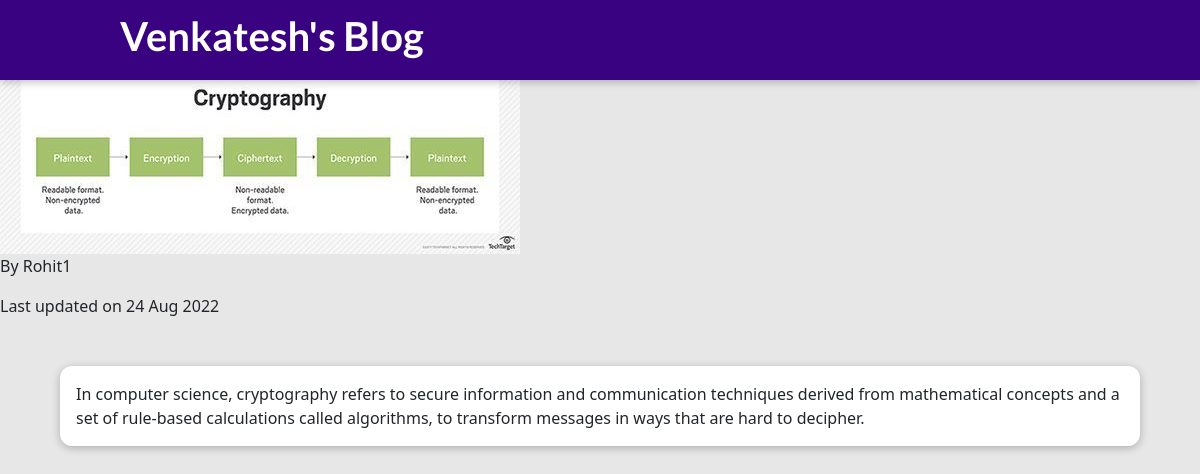
/posts/cryptography, run on the app's committed database.
### blog/models.py (models this page shows)
class Post(models.Model):
    title = models.CharField(max_length=150,unique=True)
    excerpt = models.CharField(max_length=200)
    image = models.ImageField(upload_to="posts", null=True)
    date = models.DateField(auto_now=True)
    slug = AutoSlugField(populate_from='title', unique=True)
    content = models.TextField()
    author = models.ForeignKey(Author, on_delete=models.CASCADE, null=True, related_name='posts')

class Author(models.Model):
    user_key=models.ForeignKey(User,on_delete=models.CASCADE)
    def __str__(self):
        return self.user_key.username

### blog/views.py (the view)
# urls.py: path("posts/<slug:slug>", views.post_detail, name="post-detail-page"),
def post_detail(request, slug):
    identified_post = get_object_or_404(Post, slug=slug)
    return render(request, "blog/post-detail.html",{"post":identified_post})

### blog/templates/blog/post-detail.html (shortened to what this page needs)
{% extends "base.html" %}
{% load static %}
{% block css_files %}
 <link rel="stylesheet" href="{% static "blog/post-detail.css" %}" />
{% endblock %}
{% block content %}
 <section>
    <h2>{{ post.title }}</h2>
    <article>
        <img src="{{ post.image.url }}" alt="{{ post.title }}" />
        <address>By {{ post.author }}</address>
        <div>
            Last updated on <time>{{ post.date|date:"d M Y" }}</time>
        </div>
 </section>
 <main>
    {{ post.content }}
 </main>
{% endblock %}

### static/app.css (style rules this page uses)
* { box-sizing: border-box; }
html { font-family: 'Open Sans', 'Lato', sans-serif; }
body { margin: 0; }
h1, h2, h3 { font-family: 'Lato', sans-serif; font-weight: bold; }

### static/blog/post-detail.css (style rules this page uses)
body { background-color: #e7e7e7; }
main { width: 90%; max-width: 90rem; margin: 3rem auto; background-color: white; padding: 1rem; border-radius: 12px; box-shadow: 0 2px 8px rgba(0, 0, 0, 0.25); }

### data on the page
Post: image (picture), author "Rohit1", date "24 Aug 2022", content "In computer science, cryptography refers to secure information and communication techniques derived from mathematical concepts and a set of rule-based calculations called algorithms, to transform messages in ways that are hard to decipher."
